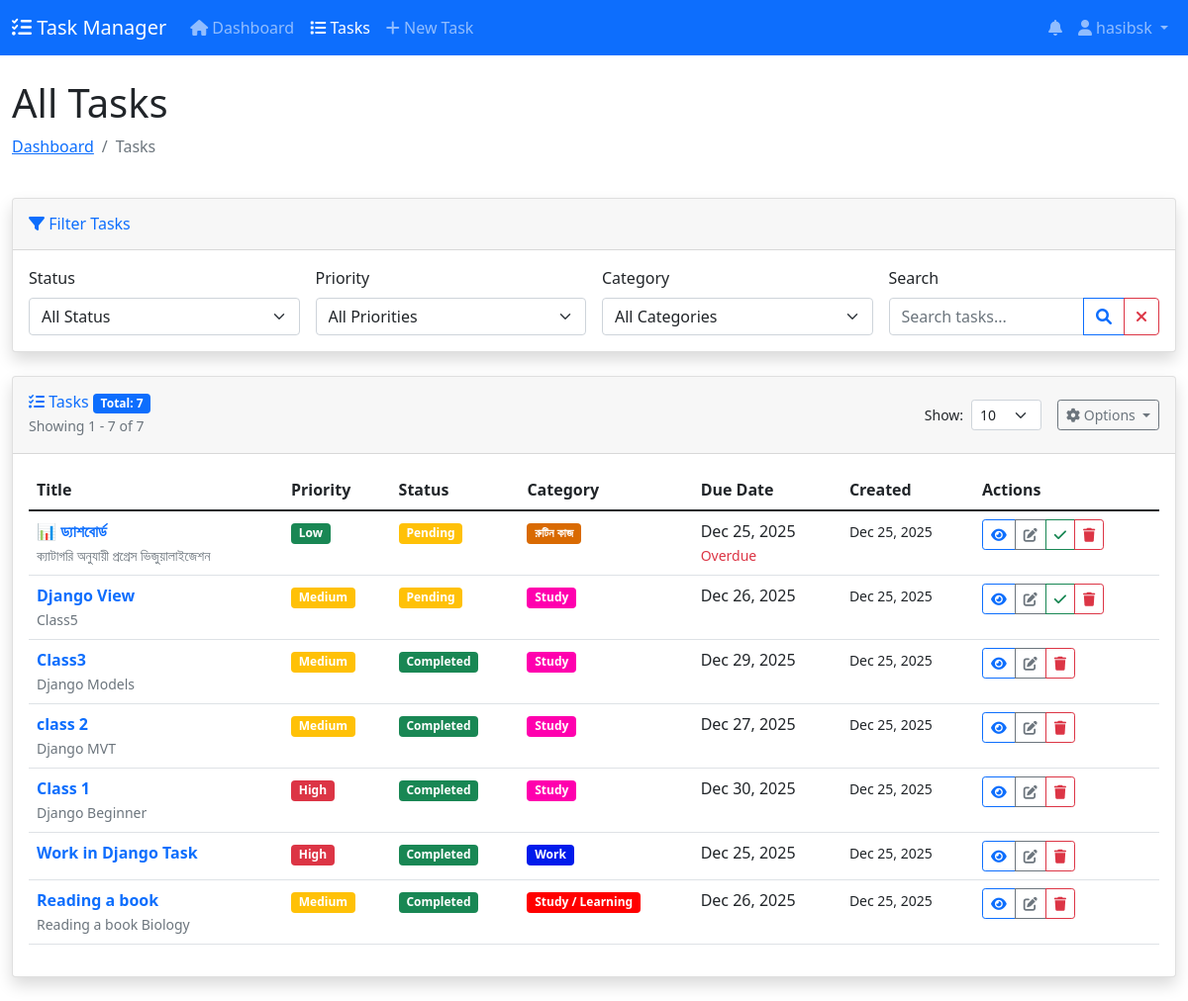
Page /tasks/tasks/ (signed in) on the committed database.
### tasks/models.py (models this page shows, shortened)
class Task(models.Model):
    STATUS_CHOICES = [
        ('pending', 'Pending'),
        ('in_progress', 'In Progress'),
        ('completed', 'Completed'),
        ('cancelled', 'Cancelled'),
    ]
    PRIORITY_CHOICES = [
        ('low', 'Low'),
        ('medium', 'Medium'),
        ('high', 'High'),
        ('urgent', 'Urgent'),
    ]
    user = models.ForeignKey(User, on_delete=models.CASCADE, related_name='tasks')
    title = models.CharField(max_length=200)
    description = models.TextField(blank=True)
    status = models.CharField(max_length=20, choices=STATUS_CHOICES, default='pending')
    priority = models.CharField(max_length=20, choices=PRIORITY_CHOICES, default='medium')
    category = models.ForeignKey(Category, on_delete=models.SET_NULL, null=True, blank=True, related_name='tasks')
    due_date = models.DateTimeField(null=True, blank=True)
    created_at = models.DateTimeField(auto_now_add=True)
    updated_at = models.DateTimeField(auto_now=True)
    completed_at = models.DateTimeField(null=True, blank=True)
    class Meta:
        ordering = ['-created_at']
        indexes = [
            models.Index(fields=['user', 'status']),
            models.Index(fields=['user', 'due_date']),
            models.Index(fields=['user', 'priority']),
        ]
    def is_overdue(self):
        if self.due_date and self.status not in ['completed', 'cancelled']:
            return timezone.now() > self.due_date
        return False

class Category(models.Model):
    name = models.CharField(max_length=100)
    color = models.CharField(max_length=7, default='#007bff')  # HEX color
    user = models.ForeignKey(User, on_delete=models.CASCADE, null=True, blank=True)
    created_at = models.DateTimeField(auto_now_add=True)
    class Meta:
        verbose_name_plural = "Categories"
        ordering = ['name']

### tasks/views.py (the view)
# urls.py: path('tasks/', views.task_list, name='task_list'),
@login_required
def task_list(request):
    status_filter = request.GET.get('status', '')
    priority_filter = request.GET.get('priority', '')
    category_filter = request.GET.get('category', '')
    search_query = request.GET.get('search', '')
    per_page = request.GET.get('per_page', 10)
    try:
        per_page = int(per_page)
        if per_page not in [5, 10, 25, 50, 100]:
            per_page = 10
    except (ValueError, TypeError):
        per_page = 10
    tasks = Task.objects.filter(user=request.user).order_by('-created_at')
    if status_filter:
        tasks = tasks.filter(status=status_filter)
    if priority_filter:
        tasks = tasks.filter(priority=priority_filter)
    if category_filter:
        tasks = tasks.filter(category_id=category_filter)
    if search_query:
        tasks = tasks.filter(
            Q(title__icontains=search_query) |
            Q(description__icontains=search_query)
        )
    all_categories = Category.objects.filter(
        Q(user=request.user) | Q(user__isnull=True)
    ).order_by('name')
    paginator = Paginator(tasks, per_page)
    page_number = request.GET.get('page')
    page_obj = paginator.get_page(page_number)
    context = {
        'tasks': page_obj,
        'all_categories': all_categories,
        'status_filter': status_filter,
        'priority_filter': priority_filter,
        'category_filter': category_filter,
        'search_query': search_query,
        'per_page': per_page,
    }
    return render(request, 'tasks/task_list.html', context)

### notifications/models.py (called while the page is built)
    @property
    def icon(self):
        icons = {
            'task_created': 'fas fa-plus-circle text-primary',
            'task_updated': 'fas fa-edit text-info',
            'task_completed': 'fas fa-check-circle text-success',
            'task_due': 'fas fa-clock text-warning',
            'task_overdue': 'fas fa-exclamation-triangle text-danger',
            'task_assigned': 'fas fa-user-plus text-primary',
            'system': 'fas fa-cog text-secondary',
        }
        return icons.get(self.notification_type, 'fas fa-bell')

### templates/tasks/task_list.html (shortened to what this page needs)
{% extends 'base.html' %}
{% load crispy_forms_tags %}
{% block header %}All Tasks{% endblock %}
{% block breadcrumb %}
<li class="breadcrumb-item active">Tasks</li>
{% endblock %}
{% block content %}
<div class="card shadow mb-4">
    <div class="card-header py-3">
        <h6 class="m-0 font-weight-bold text-primary">
            <i class="fas fa-filter"></i> Filter Tasks
        </h6>
    </div>
    <div class="card-body">
        <form method="get" class="row g-3">
            <div class="col-md-3">
                <label for="status" class="form-label">Status</label>
                <select name="status" class="form-select" id="status">
                    <option value="">All Status</option>
                </select>
            </div>
            <div class="col-md-3">
                <label for="priority" class="form-label">Priority</label>
                <select name="priority" class="form-select" id="priority">
                    <option value="">All Priorities</option>
                </select>
            </div>
            <div class="col-md-3">
                <label for="category" class="form-label">Category</label>
                <select name="category" class="form-select" id="category">
                    <option value="">All Categories</option>
                </select>
            </div>
            <div class="col-md-3">
                <label for="search" class="form-label">Search</label>
                <div class="input-group">
                    <input type="text" name="search" class="form-control" id="search"
                           placeholder="Search tasks..." value="{{ search_query }}">
                    <button class="btn btn-outline-primary" type="submit">
                        <i class="fas fa-search"></i>
                    </button>
                    <a href="{% url 'task_list' %}" class="btn btn-outline-danger">
                        <i class="fas fa-times"></i>
                    </a>
                </div>
            </div>
        </form>
    </div>
</div>
<div class="card shadow mb-4">
    <div class="card-header py-3 d-flex justify-content-between align-items-center">
        <div>
            <h6 class="m-0 font-weight-bold text-primary">
                <i class="fas fa-tasks"></i> Tasks
                <span class="badge bg-primary">Total: {{ tasks.paginator.count }}</span>
            </h6>
            <small class="text-muted">
                Showing {{ tasks.start_index }} - {{ tasks.end_index }} of {{ tasks.paginator.count }}
            </small>
        </div>
        <div class="d-flex align-items-center">
            <form method="get" class="d-flex align-items-center me-3">
                <label for="per_page" class="me-2 mb-0 small">Show:</label>
                <select name="per_page" id="per_page" class="form-select form-select-sm" style="width: auto;" onchange="this.form.submit()">
                    <option value="10" {% if per_page == 10 %}selected{% endif %}>10</option>
                </select>
            </form>
            <div class="btn-group">
                <button type="button" class="btn btn-sm btn-outline-secondary dropdown-toggle" data-bs-toggle="dropdown">
                    <i class="fas fa-cog"></i> Options
                </button>
            </div>
        </div>
    </div>
    <div class="card-body">
        {% if tasks %}
        <div class="table-responsive">
            <table class="table table-hover">
                <thead>
                    <tr>
                        <th>Title</th>
                        <th>Priority</th>
                        <th>Status</th>
                        <th>Category</th>
                        <th>Due Date</th>
                        <th>Created</th>
                        <th>Actions</th>
                    </tr>
                </thead>
                <tbody>
                    {% for task in tasks %}
                    <tr>
                        <td>
                            <strong>
                                <a href="{% url 'task_detail' task.pk %}" class="text-decoration-none">
                                    {{ task.title|truncatechars:30 }}
                                </a>
                            </strong>
                            <br>
                            <small class="text-muted">{{ task.description|truncatechars:50 }}</small>
                        </td>
                        <td>
                            {% if task.priority == 'high' %}
                            <span class="badge bg-danger">High</span>
                            {% elif task.priority == 'medium' %}
                            <span class="badge bg-warning">Medium</span>
                            {% else %}
                            <span class="badge bg-success">Low</span>
                            {% endif %}
                        </td>
                        <td>
                            {% if task.status == 'completed' %}
                            <span class="badge bg-success">Completed</span>
                            {% elif task.status == 'in_progress' %}
                            <span class="badge bg-info">In Progress</span>
                            {% else %}
                            <span class="badge bg-warning">Pending</span>
                            {% endif %}
                        </td>
                        <td>
                            {% if task.category %}
                            <span class="badge" style="background-color: {{ task.category.color }}">
                                {{ task.category.name }}
                            </span>
                            {% else %}
                            <span class="text-muted">No category</span>
                            {% endif %}
                        </td>
                        <td>
                            {% if task.due_date %}
                            {{ task.due_date|date:"M d, Y" }}
                            {% if task.is_overdue %}
                            <br><small class="text-danger">Overdue</small>
                            {% endif %}
                            {% else %}
                            <span class="text-muted">No due date</span>
                            {% endif %}
                        </td>
                        <td>
                            <small>{{ task.created_at|date:"M d, Y" }}</small>
                        </td>
                        <td>
                            <div class="btn-group btn-group-sm">
                                <a href="{% url 'task_detail' task.pk %}" class="btn btn-outline-primary" title="View">
                                    <i class="fas fa-eye"></i>
                                </a>
                                <a href="{% url 'task_update' task.pk %}" class="btn btn-outline-secondary" title="Edit">
                                    <i class="fas fa-edit"></i>
                                </a>
                                {% if task.status != 'completed' %}
                                <a href="{% url 'task_complete' task.pk %}" class="btn btn-outline-success" title="Mark Complete">
                                    <i class="fas fa-check"></i>
                                </a>
                                {% endif %}
                                <button type="button" class="btn btn-outline-danger" data-bs-toggle="modal"
                                        data-bs-target="#deleteModal{{ task.pk }}" title="Delete">
                                    <i class="fas fa-trash"></i>
                                </button>
                            </div>
                        </td>
                    </tr>
                    {% endfor %}
                </tbody>
            </table>
        </div>
        {% endif %}
    </div>
</div>
{% endblock %}

### templates/base.html (shortened to what this page needs)
<!DOCTYPE html>
<html lang="en">
<head>
    <link href="https://cdn.jsdelivr.net/npm/bootstrap@5.1.3/dist/css/bootstrap.min.css" rel="stylesheet">
    <link rel="stylesheet" href="https://cdnjs.cloudflare.com/ajax/libs/font-awesome/6.0.0/css/all.min.css">
    <link rel="stylesheet" href="https://cdnjs.cloudflare.com/ajax/libs/toastr.js/latest/toastr.min.css">
</head>
<body>
    <nav class="navbar navbar-expand-lg navbar-dark bg-primary">
        <div class="container-fluid">
            <a class="navbar-brand" href="{% url 'dashboard' %}">
                <i class="fas fa-tasks"></i> Task Manager
            </a>
            <div class="collapse navbar-collapse" id="navbarNav">
                <ul class="navbar-nav me-auto">
                    <li class="nav-item">
                        <a class="nav-link {% if request.resolver_match.url_name == 'dashboard' %}active{% endif %}"
                           href="{% url 'dashboard' %}">
                            <i class="fas fa-home"></i> Dashboard
                        </a>
                    </li>
                    <li class="nav-item">
                        <a class="nav-link {% if request.resolver_match.url_name == 'task_list' %}active{% endif %}"
                           href="{% url 'task_list' %}">
                            <i class="fas fa-list"></i> Tasks
                        </a>
                    </li>
                    <li class="nav-item">
                        <a class="nav-link {% if request.resolver_match.url_name == 'task_create' %}active{% endif %}"
                           href="{% url 'task_create' %}">
                            <i class="fas fa-plus"></i> New Task
                        </a>
                    </li>
                </ul>
                <ul class="navbar-nav">
                    <li class="nav-item dropdown">
                        <a class="nav-link position-relative" href="#" id="notificationDropdown"
                           role="button" data-bs-toggle="dropdown">
                            <i class="fas fa-bell"></i>
                        </a>
                    </li>
                    <li class="nav-item dropdown">
                        <a class="nav-link dropdown-toggle" href="#" id="userDropdown"
                           role="button" data-bs-toggle="dropdown">
                            <i class="fas fa-user"></i> {{ request.user.username }}
                        </a>
                    </li>
                </ul>
            </div>
        </div>
    </nav>
    <div class="container-fluid mt-4">
        <div class="row mb-4">
            <div class="col-12">
                <h1>{% block header %}{% endblock %}</h1>
                <nav aria-label="breadcrumb">
                    <ol class="breadcrumb">
                        <li class="breadcrumb-item"><a href="{% url 'dashboard' %}">Dashboard</a></li>
                        {% block breadcrumb %}{% endblock %}
                    </ol>
                </nav>
            </div>
        </div>
        {% block content %}{% endblock %}
    </div>
</body>
</html>

### templates/base.html (style rules this page uses)
:root { --primary-color: #4e73df; --secondary-color: #858796; --success-color: #1cc88a; --info-color: #36b9cc; --warning-color: #f6c23e; --danger-color: #e74a3b; }

### templates/tasks/task_list.html (style rules this page uses)
#per_page { width: 80px; }

### rows in the picture
Task: title "📊 ড্যাশবোর্ড", description "ক্যাটাগরি অনুযায়ী প্রগ্রেস ভিজুয়ালাইজেশন", priority "Low", status "Pending", category.name "রুটিন কাজ", due_date "Dec 25, 2025", created_at "Dec 25, 2025"
Task: title "Django View", description "Class5", priority "Medium", status "Pending", category.name "Study", due_date "Dec 26, 2025", created_at "Dec 25, 2025"
Task: title "Class3", description "Django Models", priority "Medium", status "Completed", category.name "Study", due_date "Dec 29, 2025", created_at "Dec 25, 2025"
Task: title "class 2", description "Django MVT", priority "Medium", status "Completed", category.name "Study", due_date "Dec 27, 2025", created_at "Dec 25, 2025"
Task: title "Class 1", description "Django Beginner", priority "High", status "Completed", category.name "Study", due_date "Dec 30, 2025", created_at "Dec 25, 2025"
Task: title "Work in Django Task", priority "High", status "Completed", category.name "Work", due_date "Dec 25, 2025", created_at "Dec 25, 2025"
Task: title "Reading a book", description "Reading a book Biology", priority "Medium", status "Completed", category.name "Study / Learning", due_date "Dec 26, 2025", created_at "Dec 25, 2025"

### other values in the picture
{{ request.user.username }} "hasibsk"
{{ tasks.paginator.count }} "7"
{{ tasks.start_index }} "1"
{{ tasks.end_index }} "7"
